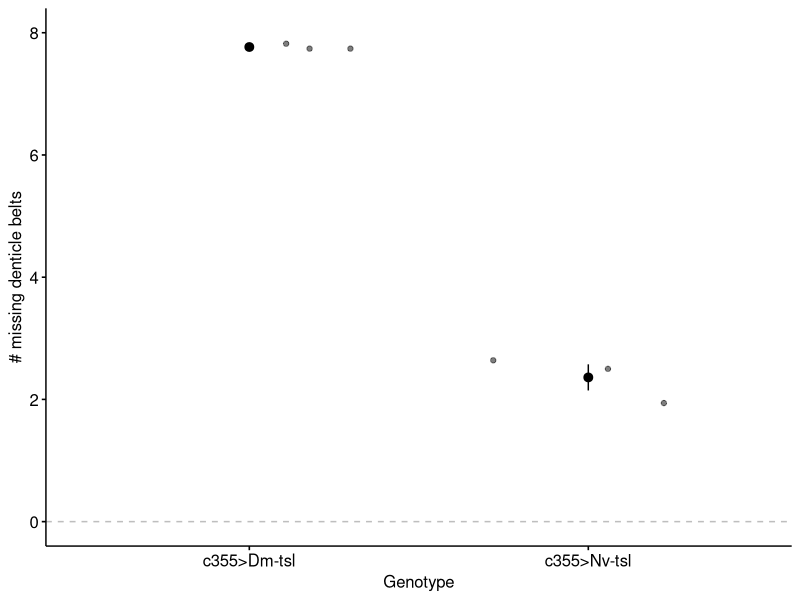
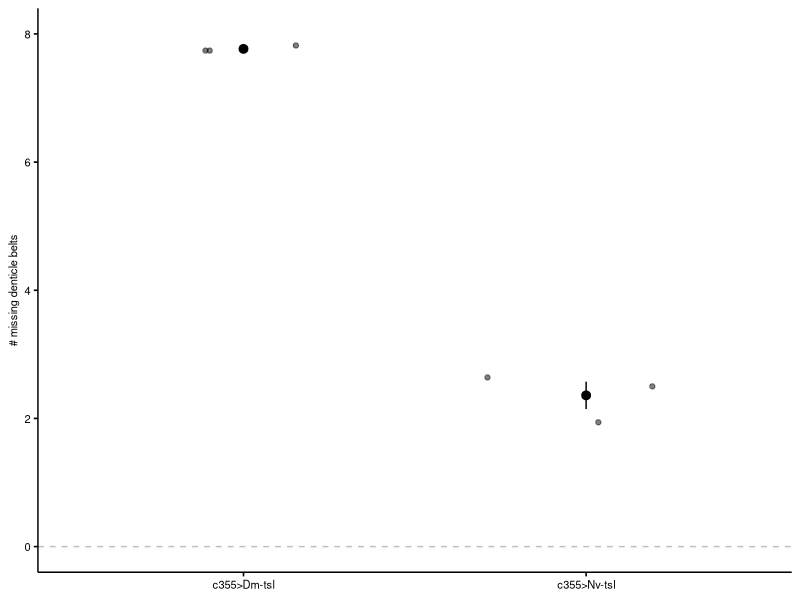
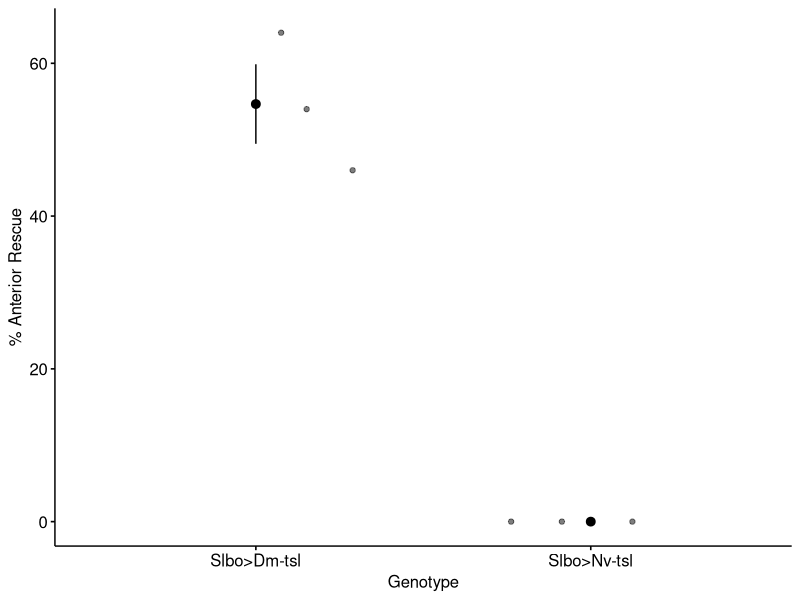
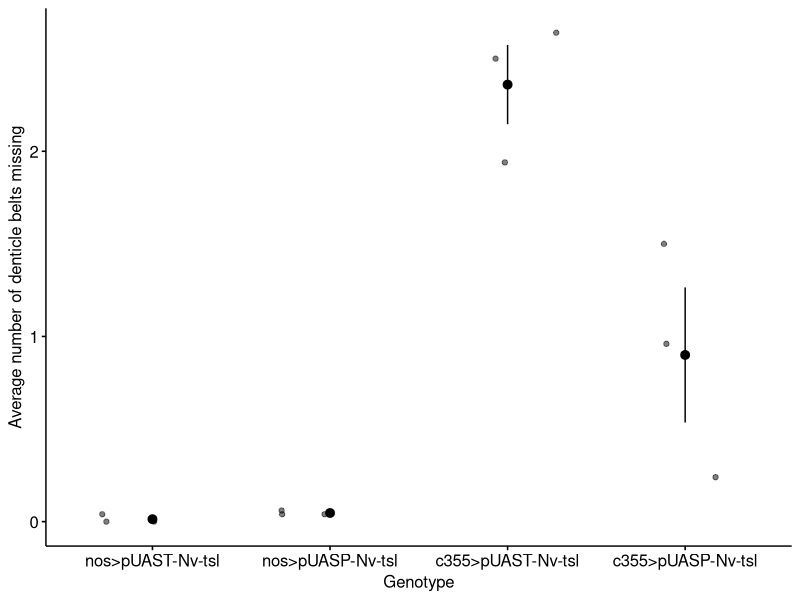
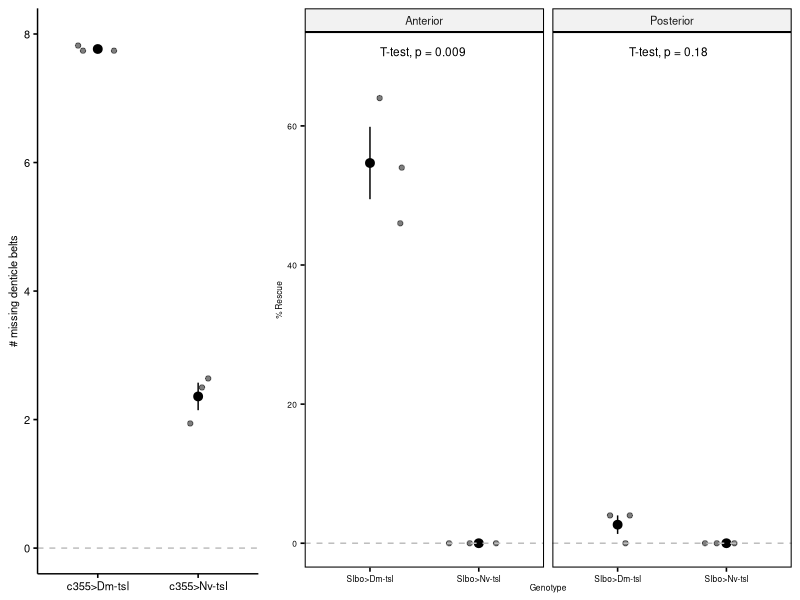
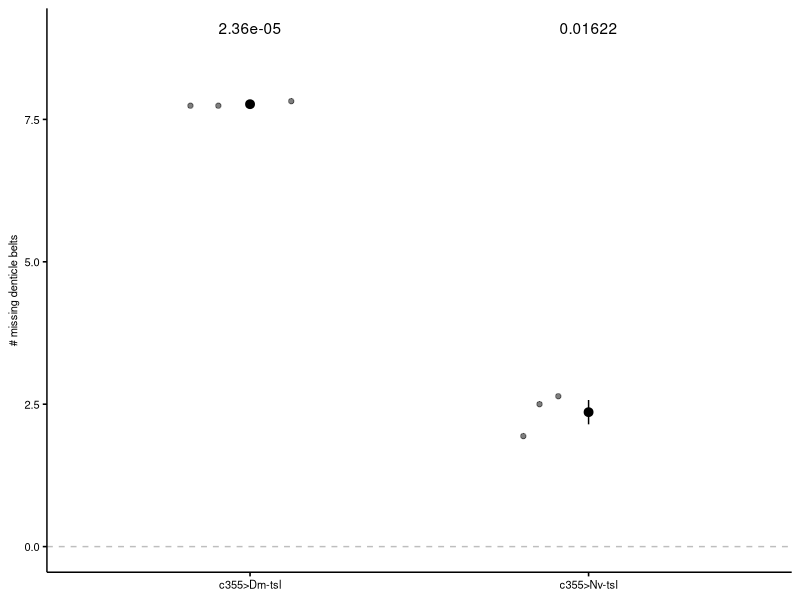
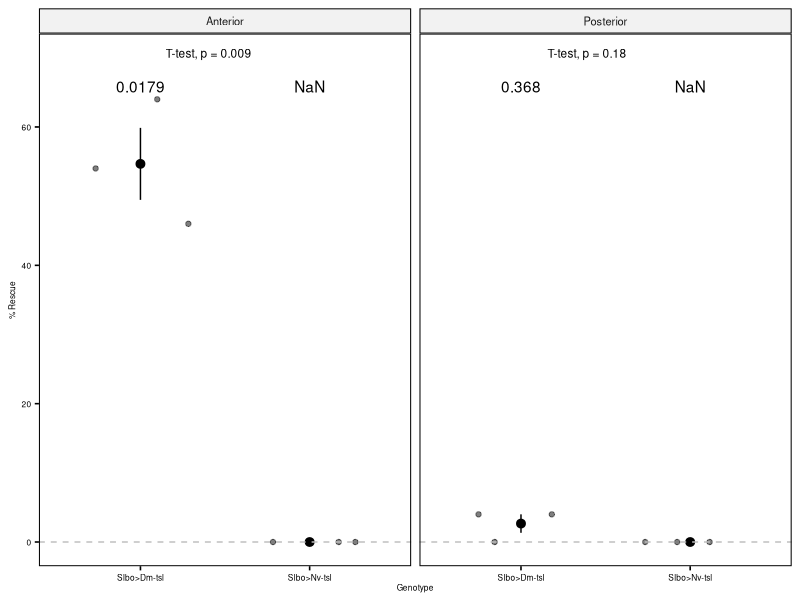
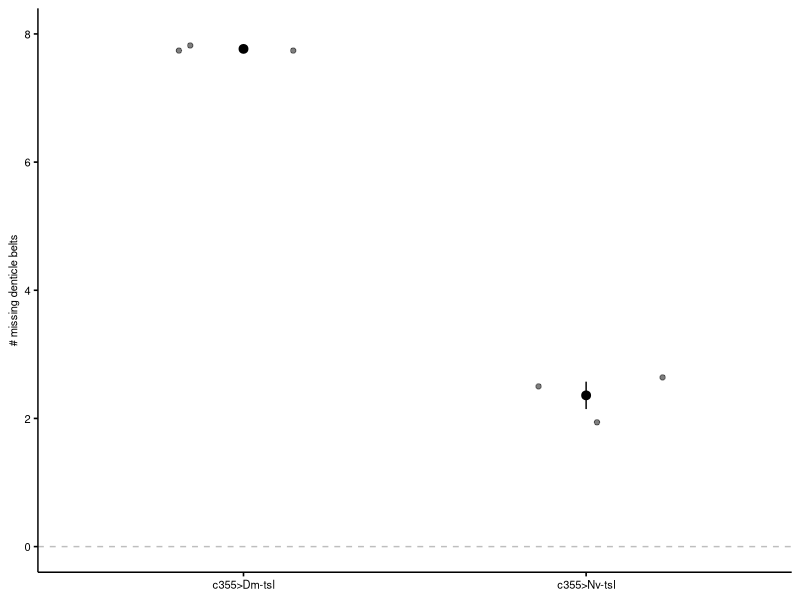

Write R code to recreate these figures, in order.
#Daniel's plots
library("ggplot2")
library("ggpubr")
library("rstatix") #need to install using devtools

plt <- list(geom_jitter(width = 0.3, height = 0.0, alpha = 0.5), 
            xlab("Genotype")) 

fontsize <- 8

spliced <- data.frame(trt = rep(c("c355>Dm-tsl", "c355>Nv-tsl"), each = 3), 
                      num = c(7.74, 7.82, 7.74, 
                              1.94, 2.5, 2.64)) 
                      
spliced_plot <- ggerrorplot(spliced, x= "trt", y = "num") + 
  plt + 
  ylab("# missing denticle belts") + ylim(0, 8) + 
  geom_hline(yintercept=0, linetype = "dashed", color = "grey") + 
  stat_compare_means(method = "t.test", label.x.npc = 0.25, 
                     size = 3, 
                     ref.group = 0)

spliced_plot
                     #label.y = 9) 

  #spliced_plot <- ggpar(spliced_plot, font.tickslab =9)
  
  spliced_plot <- ggpar(spliced_plot, font.tickslab =fontsize, 
                       font.main= fontsize, 
                       font.submain = fontsize,
                       font.caption = fontsize, 
                       font.x = fontsize, 
                       font.y = fontsize)
  
spliced_plot <- spliced_plot + theme(axis.title.x = element_blank())

spliced_plot
ggsave(spliced_plot, file = "spliced_plot_smallerfont.png", 
       width = 72*1.3, height = 45*1.3, units = "mm")
  


###percent rescue

posterior_rescue <- data.frame(trt = c("Slbo>Dm-tsl", 
                                       "Slbo>Dm-tsl", 
                                       "Slbo>Dm-tsl", 
                                       "Slbo>Nv-tsl", 
                                       "Slbo>Nv-tsl", 
                                       "Slbo>Nv-tsl"), 
                               num = c(4, 4, 0, 
                                       0, 0, 0))
posterior_rescue$position <- "Posterior"


posterior_rescue_plot <- ggerrorplot(posterior_rescue, x = "trt", y = "num") + 
  plt + 
  ylab("% Posterior Rescue") + ylim(0, 70)


anterior_rescue <- data.frame(trt = c("Slbo>Dm-tsl", 
                                      "Slbo>Dm-tsl", 
                                      "Slbo>Dm-tsl", 
                                      "Slbo>Nv-tsl", 
                                      "Slbo>Nv-tsl", 
                                      "Slbo>Nv-tsl"), 
                              num = c(46, 64, 54, 
                                      0, 0, 0))
anterior_rescue$position <- "Anterior"

anterior_rescue_plot <- ggerrorplot(anterior_rescue, x = "trt", y = "num") + 
  plt + 
  ylab("% Anterior Rescue")

anterior_rescue_plot




rescue <- rbind(anterior_rescue, posterior_rescue)



rescue_plot <- ggerrorplot(rescue, x = "trt", y = "num", facet.by="position") + 
  plt + 
  ylab("% Rescue") + 
  stat_compare_means(method = "t.test", label.x.npc = 0.25, 
                     label.y = 70, 
                     size = 3) + 
  geom_hline(yintercept=0, linetype = "dashed", color = "grey") + 
  theme(strip.text.x = element_text(size = fontsize), 
        axis.title.x=element_blank())
rescue_plot <- ggpar(rescue_plot, font.tickslab =fontsize, 
                     font.main= fontsize, 
                     font.submain = fontsize,
                     font.caption = fontsize, 
                     font.x = fontsize, 
                     font.y = fontsize,
                     ylim = c(0, 70))


rescue_plot <- rescue_plot + theme(axis.title.x = element_blank())

ggsave(rescue_plot, file = "rescue_plot_dash_biggerfont.png", width = 72*1.3, height = 45*1.3, units = "mm")

rescue_plot_nodash <- ggerrorplot(rescue, x = "trt", y = "num", facet.by="position") + 
  plt + 
  ylab("% Rescue") + 
  stat_compare_means(method = "t.test", label.x.npc = 0.25, 
                     label.y = 70) + 
  geom_hline(yintercept=0, linetype = "dashed", color = "grey")
rescue_plot <- ggpar(rescue_plot, font.tickslab =6, 
                     font.main= 6, 
                     font.submain = 6,
                     font.caption = 6, 
                     font.x = 6, 
                     font.y = 6,
                     ylim = c(0, 70))

ggsave(rescue_plot, file = "rescue_plot.png", width = 66*2, height = 45, units = "mm")


uasp_vs_uast <- data.frame(trt = rep(c("nos>pUAST-Nv-tsl", "nos>pUASP-Nv-tsl", 
                                       "c355>pUAST-Nv-tsl", "c355>pUASP-Nv-tsl"), each = 3), 
                           num = c(0.04, 0, 0, 
                                   0.04, 0.04, 0.06, 
                                   1.94, 2.5, 2.64, 
                                   0.96, 0.24, 1.5)
                           )


uasp_vs_uast_plot <- ggerrorplot(uasp_vs_uast, x = "trt", y = "num") + 
  plt + 
  ylab("Average number of denticle belts missing")
uasp_vs_uast_plot

arr <- ggarrange(spliced_plot, rescue_plot, widths = c(1, 2)) 
arr

ggsave(arr, file = "dm-plots.png", width = 66*3, height = 66, units = "mm")


#4.5   7.2 
#one-sided t-tests

t.test(spliced$num[spliced$trt=="c355>Dm-tsl"])
t.test(spliced$num[spliced$trt=="c355>Nv-tsl"])
t.test(posterior_rescue$num[posterior_rescue$trt=="Slbo>Dm-tsl"])


stat.test <- spliced %>% group_by(trt) %>% 
  t_test(num ~ 1, mu = 0) %>%
  adjust_pvalue(method = "bonferroni") %>% 
  mutate(y.position = 9)

spliced_plot + stat_pvalue_manual(stat.test, label = "p.adj",
                                  xmin = "trt", 
                                  xmax = NULL) + 
  ylim(0, 9)

stat.test.rescue <- rescue %>% group_by(trt, position) %>% 
  t_test(num ~ 1, mu = 0) %>%
  adjust_pvalue(method = "bonferroni") %>% 
  mutate(y.position = 65)

rescue_plot + stat_pvalue_manual(stat.test.rescue, label = "p.adj",
                                 xmin = "trt", 
                                 xmax = NULL)

